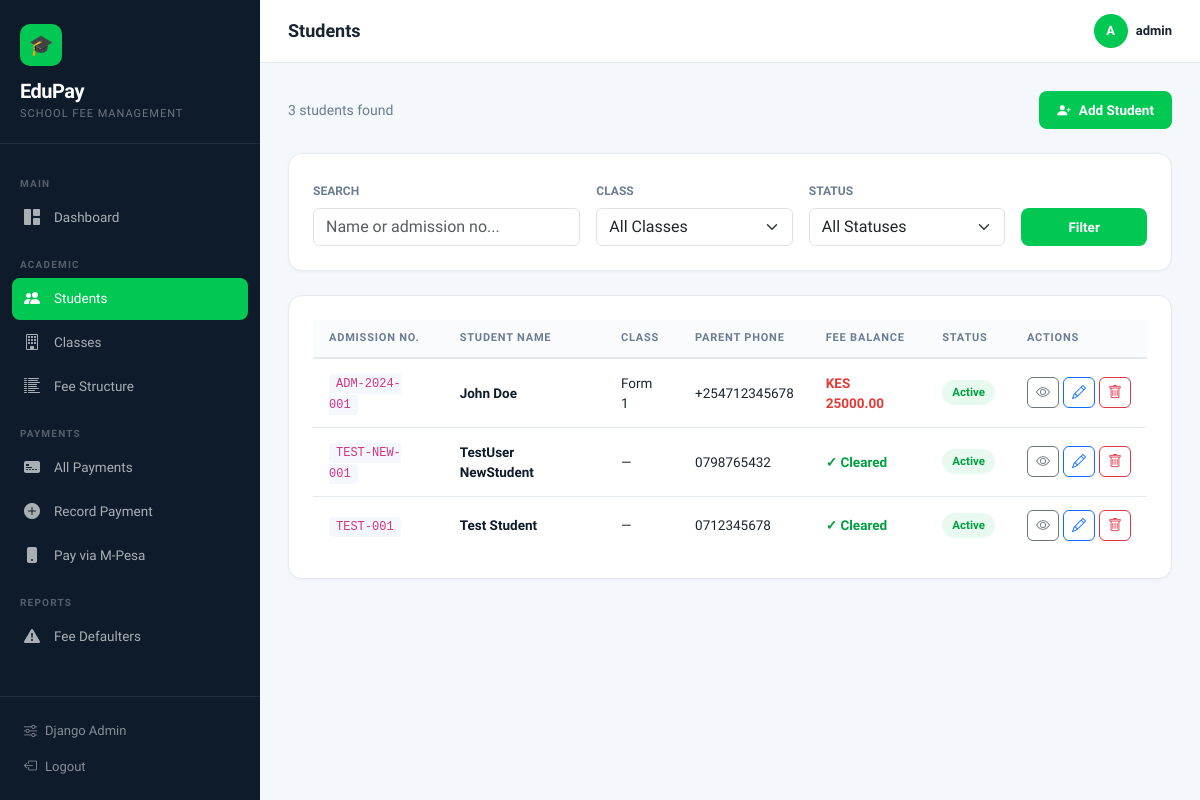
/students/ (signed in), run on an earlier commit of the app's database.
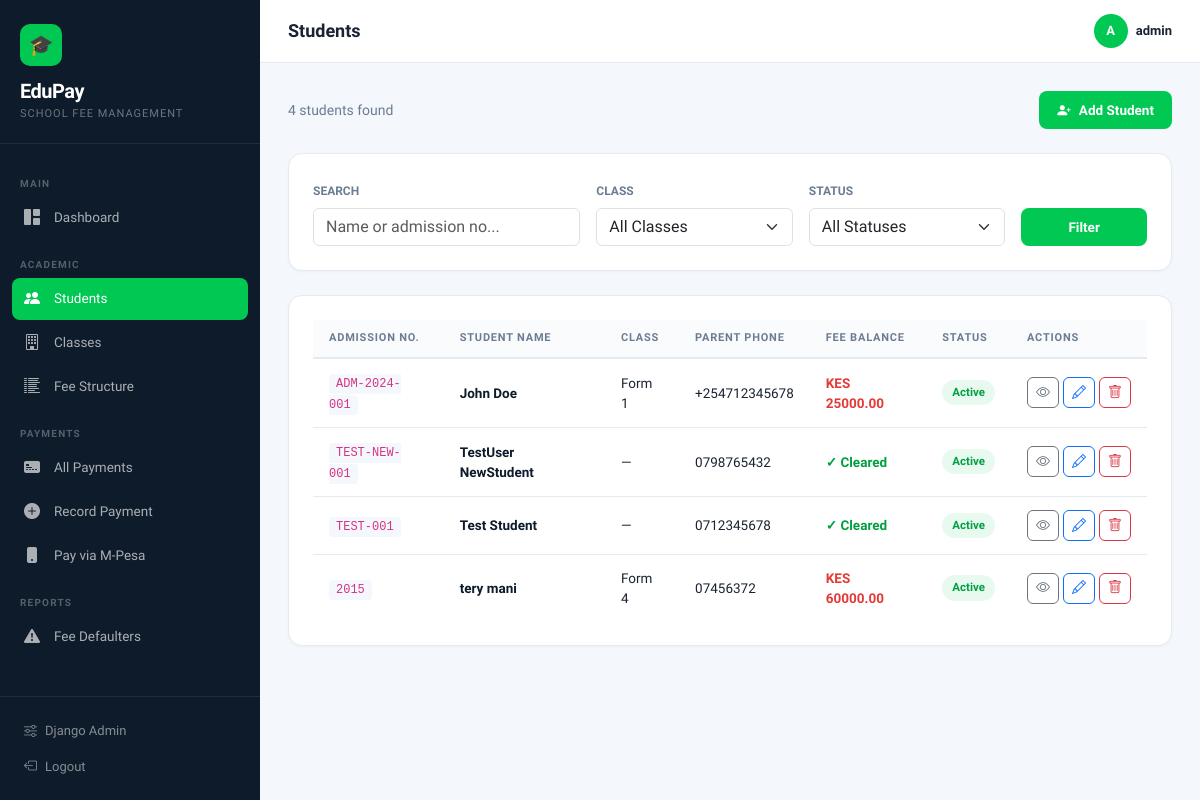
And on a later commit of the database.
### fees/models.py (models this page shows, shortened)
class Student(models.Model):
    GENDER_CHOICES = [('M', 'Male'), ('F', 'Female'), ('O', 'Other')]
    STATUS_CHOICES = [('active', 'Active'), ('inactive', 'Inactive'), ('graduated', 'Graduated')]
    admission_number = models.CharField(max_length=20, unique=True)
    first_name = models.CharField(max_length=100)
    last_name = models.CharField(max_length=100)
    gender = models.CharField(max_length=1, choices=GENDER_CHOICES)
    date_of_birth = models.DateField(null=True, blank=True)
    student_class = models.ForeignKey(Class, on_delete=models.SET_NULL, null=True, related_name='students')
    parent_name = models.CharField(max_length=200)
    parent_phone = models.CharField(max_length=15)  # Used for M-Pesa STK Push
    parent_email = models.EmailField(blank=True)
    status = models.CharField(max_length=10, choices=STATUS_CHOICES, default='active')
    date_enrolled = models.DateField(default=timezone.now)
    photo = models.ImageField(upload_to='students/', null=True, blank=True)
    class Meta:
        ordering = ['last_name', 'first_name']
    @property
    def full_name(self):
        return f"{self.first_name} {self.last_name}"
    @property
    def total_paid(self):
        return sum(p.amount for p in self.payments.filter(status='completed'))
    @property
    def balance(self):
        if self.student_class:
            return self.student_class.annual_fee - self.total_paid
        return 0
    @property
    def is_defaulter(self):
        return self.balance > 0

class Class(models.Model):
    name = models.CharField(max_length=50)          # e.g. "Form 1", "Grade 6"
    level = models.CharField(max_length=50, blank=True)
    annual_fee = models.DecimalField(max_digits=10, decimal_places=2, default=0)
    class Meta:
        verbose_name_plural = "Classes"
        ordering = ['name']

class Payment(models.Model):
    STATUS_CHOICES = [
        ('pending', 'Pending'),
        ('completed', 'Completed'),
        ('failed', 'Failed'),
        ('cancelled', 'Cancelled'),
    ]
    METHOD_CHOICES = [
        ('mpesa', 'M-Pesa'),
        ('cash', 'Cash'),
        ('bank', 'Bank Transfer'),
        ('cheque', 'Cheque'),
    ]
    TERM_CHOICES = [('1', 'Term 1'), ('2', 'Term 2'), ('3', 'Term 3'), ('annual', 'Annual')]
    student = models.ForeignKey(Student, on_delete=models.CASCADE, related_name='payments')
    amount = models.DecimalField(max_digits=10, decimal_places=2)
    method = models.CharField(max_length=10, choices=METHOD_CHOICES, default='mpesa')
    status = models.CharField(max_length=10, choices=STATUS_CHOICES, default='pending')
    term = models.CharField(max_length=10, choices=TERM_CHOICES, default='1')
    year = models.PositiveIntegerField(default=timezone.now().year)
    reference = models.CharField(max_length=100, blank=True)          # Receipt / M-Pesa ref
    mpesa_checkout_id = models.CharField(max_length=100, blank=True)  # STK push checkout ID
    mpesa_receipt = models.CharField(max_length=50, blank=True)       # Final M-Pesa receipt
    phone_number = models.CharField(max_length=15, blank=True)
    notes = models.TextField(blank=True)
    created_at = models.DateTimeField(auto_now_add=True)
    updated_at = models.DateTimeField(auto_now=True)
    class Meta:
        ordering = ['-created_at']

### fees/views.py (the view)
# urls.py: path('students/', views.student_list, name='student_list'),
@login_required
def student_list(request):
    query = request.GET.get('q', '')
    class_filter = request.GET.get('class', '')
    status_filter = request.GET.get('status', '')
    students = Student.objects.select_related('student_class')
    if query:
        students = students.filter(
            Q(first_name__icontains=query) |
            Q(last_name__icontains=query) |
            Q(admission_number__icontains=query)
        )
    if class_filter:
        students = students.filter(student_class_id=class_filter)
    if status_filter:
        students = students.filter(status=status_filter)
    classes = Class.objects.all()
    return render(request, 'fees/student_list.html', {
        'students': students,
        'classes': classes,
        'query': query,
        'class_filter': class_filter,
        'status_filter': status_filter,
    })

### fees/templates/fees/student_list.html (shortened to what this page needs)
{% extends 'base.html' %}
{% block page_title %}Students{% endblock %}
{% block content %}
<div class="d-flex justify-content-between align-items-center mb-4">
  <div>
    <p class="mb-0" style="color:#6b7c93; font-size:14px;">{{ students|length }} students found</p>
  </div>
  <a href="{% url 'student_create' %}" class="btn-ep btn d-flex align-items-center gap-2">
    <i class="bi bi-person-plus-fill"></i> Add Student
  </a>
</div>
<div class="ep-card mb-4">
  <form method="get" class="row g-3 align-items-end">
    <div class="col-md-4">
      <label class="form-label" style="font-size:12px; font-weight:600; color:#6b7c93;">SEARCH</label>
      <input type="text" name="q" value="{{ query }}" class="form-control" placeholder="Name or admission no...">
    </div>
    <div class="col-md-3">
      <label class="form-label" style="font-size:12px; font-weight:600; color:#6b7c93;">CLASS</label>
      <select name="class" class="form-select">
        <option value="">All Classes</option>
      </select>
    </div>
    <div class="col-md-3">
      <label class="form-label" style="font-size:12px; font-weight:600; color:#6b7c93;">STATUS</label>
      <select name="status" class="form-select">
        <option value="">All Statuses</option>
      </select>
    </div>
    <div class="col-md-2">
      <button type="submit" class="btn-ep btn w-100">Filter</button>
    </div>
  </form>
</div>
<div class="ep-card">
  <div class="table-responsive">
    <table class="ep-table">
      <thead>
        <tr>
          <th>Admission No.</th>
          <th>Student Name</th>
          <th>Class</th>
          <th>Parent Phone</th>
          <th>Fee Balance</th>
          <th>Status</th>
          <th>Actions</th>
        </tr>
      </thead>
      <tbody>
        {% for student in students %}
        <tr>
          <td><code style="font-size:12px; background:#f4f7fb; padding:3px 7px; border-radius:4px;">{{ student.admission_number }}</code></td>
          <td>
            <a href="{% url 'student_detail' student.pk %}" style="font-weight:600; color:#0d1b2a; text-decoration:none;">
              {{ student.full_name }}
            </a>
          </td>
          <td>{{ student.student_class.name|default:"—" }}</td>
          <td>{{ student.parent_phone }}</td>
          <td>
            {% if student.is_defaulter %}
              <span style="color:#e53935; font-weight:700;">KES {{ student.balance }}</span>
            {% else %}
              <span style="color:#00a040; font-weight:600;">✓ Cleared</span>
            {% endif %}
          </td>
          <td>
            <span class="ep-badge {% if student.status == 'active' %}badge-completed{% else %}badge-failed{% endif %}">
              {{ student.get_status_display }}
            </span>
          </td>
          <td>
            <div class="d-flex gap-1">
              <a href="{% url 'student_detail' student.pk %}" class="btn btn-sm btn-outline-secondary" title="View" style="border-radius:6px;">
                <i class="bi bi-eye"></i>
              </a>
              <a href="{% url 'student_edit' student.pk %}" class="btn btn-sm btn-outline-primary" title="Edit" style="border-radius:6px;">
                <i class="bi bi-pencil"></i>
              </a>
              <a href="{% url 'student_delete' student.pk %}" class="btn btn-sm btn-outline-danger" title="Delete" style="border-radius:6px;">
                <i class="bi bi-trash"></i>
              </a>
            </div>
          </td>
        </tr>
        {% endfor %}
      </tbody>
    </table>
  </div>
</div>
{% endblock %}

What changed in the data, as far as the page shows it:
added Student: admission_number "2015", full_name "tery mani", student_class.name "Form 4", parent_phone "07456372", balance "60000.00", status "Active"
Also different on the page:
{{ students|length }}: "3" → "4"
